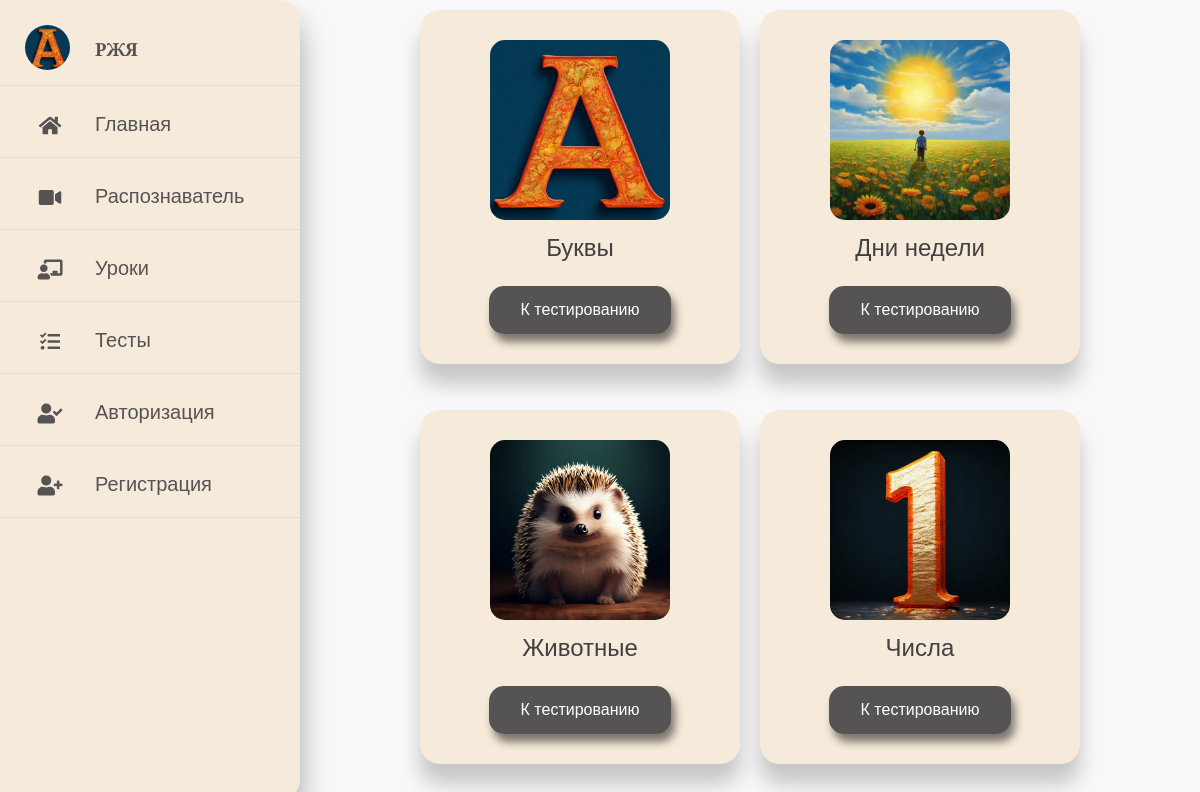
Page /tests_main on the committed database.
### sign/models.py (models this page shows, shortened)
class Category(models.Model):
    name = models.CharField(max_length=100)
    picture_file = models.FileField(upload_to='category_pictures/', null=True)

### sign/views.py (the view)
# urls.py: path('tests_main', views.tests_main),
def tests_main(request):
    if request.user.is_authenticated:
        user_profile = UserProfile.objects.get(user=request.user)
    else:
        user_profile = None
    categorized_labels = getCategorizedLabels(user_profile)
    return render (request, "tests_main.html", context={ 'categorized_labels': categorized_labels })

### sign/templates/tests_main.html (shortened to what this page needs)
{% extends "base.html" %}
{% load static %}
{% block content %}
<div class="lessons-grid">
    {% for dict in categorized_labels|dictsort:"category_name" %}
    <div class="lessons-item">
        <div class="lessons_top">
        </div>
        <div class="lessons_image">
            {% with dict.category.picture_file as path %}
            {% if path != None %}
            <img src="{% static path %}" />
            {% endif %}
            {% endwith %}
        </div>
        <div class="lessons_bottom">
            <p class="lessons_title">
                {{ dict.category_name }}
            </p>
            <a href="/start_test/{{ dict.category_name }}" class="button-lesson">
                <button class="button">К тестированию</button>
            </a>
        </div>
    </div>
    {% endfor %}
</div>
{% endblock content %}

### sign/static/css/style.css (style rules this page uses)
* { margin: 0; padding: 0; outline: none; border: none; text-decoration: none; box-sizing: border-box; font-family: "Alegreya", sans-serif; }
body { background: #f9f9f9; display: flex; height: 100vh; }
a { position: relative; color: rgb(85, 83, 83); font-size: 20px; display: table; width: 280px; padding: 10px; }
p { font-size: 20px; }
.lessons-grid { display: flex; flex-wrap: wrap; justify-content: center; height: 100%; overflow-y: auto; }
.lessons-item { flex: none; display: flex; flex-grow: 0; flex-direction: column; align-self: flex-start; padding: 10px; margin: 10px; background: #f6ebda; align-items: center; border-radius: 20px; box-shadow: 0 20px 20px rgba(149, 148, 148, 0.5); }
.lessons_top { flex: 1 1 auto; position: relative; text-align: center; padding: 10px; }
.lessons_image { width: 180px; flex: 0 0 180px; height: 180px; }
.lessons_image>img { width: 100%; height: 100%; object-fit: cover; transition: 0.2s; border-radius: 15px; }
.lessons_bottom { display: flex; flex-direction: column; flex: 1 0 auto; padding: 10px; align-items: center; }
.lessons_title { display: block; margin-bottom: 10px; font-weight: 400; font-size: 17px; line-height: 150%; color: #414141; text-align: center; }
.button-lesson { position: relative; color: rgb(85, 83, 83); font-size: 14px; display: table; width: 280px; padding: 10px; text-align: center; }
button { box-shadow: 4px 8px 8px rgba(1, 1, 1, 0.5); }
.lessons_bottom p { font-size: 24px; }
.button { background-color: #555353; border: none; color: white; padding: 15px 32px; text-align: center; text-decoration: none; display: inline-block; font-size: 16px; text-align: center; border-radius: 15px; }

### rows in the picture
Category: picture_file (picture), category_name "Буквы"
Category: picture_file (picture), category_name "Дни недели"
Category: picture_file (picture), category_name "Животные"
Category: picture_file (picture), category_name "Числа"
